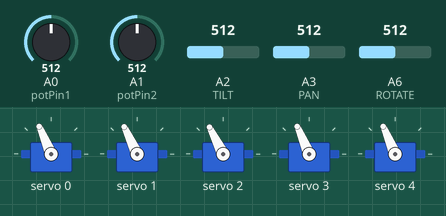
Simulated run of this sketch. Board: Arduino Nano, built with avr-gcc and run on an emulated ATmega328P. Parts: 5 × servo. Inputs (shaded band) come from the test bench; at power-on: A0 (potPin1) = 512, A2 (TILT) = 512, A3 (PAN) = 512, A1 (potPin2) = 512, A6 (ROTATE) = 512.

Above: at 3.7 s.
3.8 s: A0 (potPin1) set to 610
At 4.2 s:
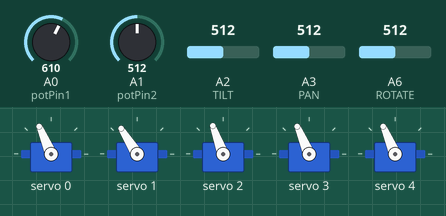
5.4 s: A2 (TILT) set to 610
At 6.7 s:
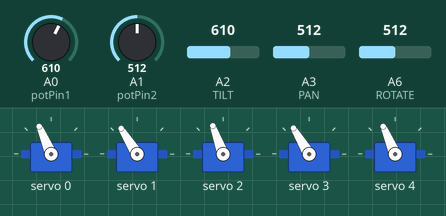
7.0 s: A3 (PAN) set to 610
At 7.9 s:
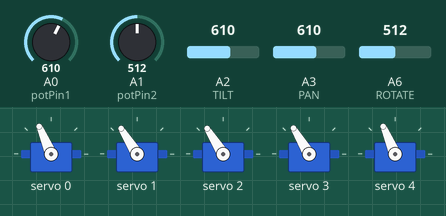
8.5 s: A1 (potPin2) set to 610
At 9.2 s:
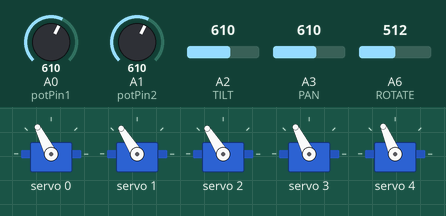
10.1 s: A6 (ROTATE) set to 716
At 10.6 s:
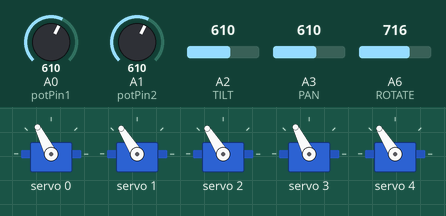
11.7 s: A2 (TILT) set to 590
At 12.8 s:
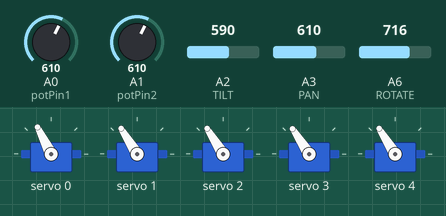
Timing chart, 0 to 14.2 s (numbered marks = the images above; inputs shaded):
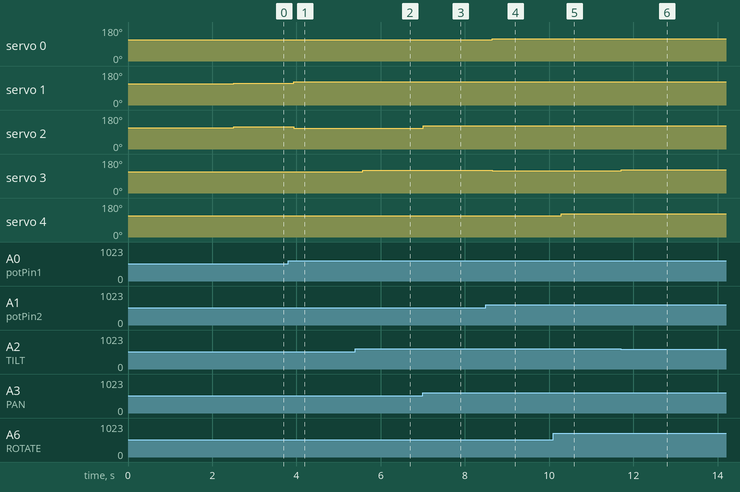

The sketch:

V1_Neck.ino
```cpp
///////////////////////////////////////////////////////////////////////
//Ran on arduino Nano with 1 joystick and 3 potoentiomiters
///////////////////////////////////////////////////////////////////////
#include <Wire.h>
#include <Adafruit_PWMServoDriver.h>

Adafruit_PWMServoDriver pwm = Adafruit_PWMServoDriver();
#define SERVOMINPWM 100  // Minimum pulse length count
#define SERVOMAXPWM 600  // Maximum pulse length count
#define SERVO_FREQ 50 // Analog servos run at ~50 Hz
//#define potPin1 A0
int potPin1 = A0; //Joystick x
int AnglePot1 = 0;
int PrevAnglePot1 = 0;
int DEGPot1 = 0;

int potPin2 = A1; //Joystick y
int AnglePot2 = 0;
int PrevAnglePot2 = 0;
int DEGPot2 = 0;

int TILT = A2;
int TILTRead = 0;
int PrevTILTRead = 0;
int TILTDEG = 0;
int TILTDif = 0;

int PAN = A3;
int PANRead = 0;
int PrevPANRead = 0;
int PANDEG = 0;
int PANDif = 0;
int PrevPANDif = 0;

int ROTATE = A6;
int ROTATERead = 0;
int PrevROTATERead = 0;
int ROTATEDEG = 0;
int ROTATEDif = 0;

int SERVOMINDEG = 0;  // Minimum degree
int SERVOMAXDEG = 180;  // Maximum degree

//servo definitions
int SERVOArrayMINDEG[5] = {70, 65, 40, 55, 70};
int SERVOArrayMAXDEG[5] = {110, 120, 140, 125, 110};


int x = 15; //Sensativity value


int HeadM0 = 90;
double HeadM1 = 90;
double HeadM2 = 90;
int HeadM3 = 90;
int HeadM4 = 90;


//zero motors
void StartingPosition(){
  for (int i = 0; i<=4; i++){
    pwm.setPWM(i, 0, map(90, SERVOMINDEG,SERVOMAXDEG, SERVOMINPWM,SERVOMAXPWM));
    delay(100);
  }
}


void setup() {

  Serial.begin(9600);
  //Set up Servo driver board
  pwm.begin();
  pwm.setPWMFreq(SERVO_FREQ); // Set PWM frequency to 50 Hz
  //pinMode(potPin1, INPUT);

  StartingPosition();

  delay(2000);


}


void loop(){
  //control head forward
  AnglePot1 = analogRead(potPin1);
  PANRead = analogRead(PAN);

  if (AnglePot1 >= (PrevAnglePot1 + x) || AnglePot1 <= (PrevAnglePot1 - x)||PANRead >= (PrevPANRead + x) || PANRead <= (PrevPANRead - x)){

    DEGPot1 = map(AnglePot1, 0, 1023, SERVOArrayMINDEG[1], SERVOArrayMAXDEG[1]);

    HeadM1 = DEGPot1;

    HeadM2 = SERVOArrayMAXDEG[1] - (DEGPot1 - SERVOArrayMINDEG[1]);

    PrevAnglePot1 = AnglePot1;

    if (PANRead >= (PrevPANRead + x) || PANRead <= (PrevPANRead - x)){

      PANDEG = map(PANRead, 0, 1023, SERVOArrayMINDEG[2], SERVOArrayMAXDEG[2]);
      PANDif = PANDEG - 90;
      HeadM2 = HeadM2 + PANDif; //pan
      PrevPANDif = PANDif;
      PrevPANRead = PANRead;

    }else {
      HeadM2 = HeadM2 + PrevPANDif; //pan
    }
  }

//////////////////////////////////////////////////////////////////////////////////////////////

  //side leveling
  //base all angles off the smaller range

  AnglePot2 = analogRead(potPin2);

  if (AnglePot2 >= (PrevAnglePot2 + x) || AnglePot2 <= (PrevAnglePot2 - x)){

    DEGPot2 = map(AnglePot2, 0, 1023, SERVOArrayMINDEG[0], SERVOArrayMAXDEG[0]);

    HeadM0 = DEGPot2;

    HeadM3 = HeadM0;

    PrevAnglePot2 = AnglePot2;
  }
///////////////////////////////////////////////////////////////////////////////////////////////

  //Head tilt side to side
  TILTRead = analogRead(TILT);

  if (TILTRead >= (PrevTILTRead + x) || TILTRead <= (PrevTILTRead - x)){

    TILTDEG = map(TILTRead, 0, 1023, SERVOArrayMINDEG[3], SERVOArrayMAXDEG[3]);
    TILTDif = TILTDEG - 90;
    HeadM3 = HeadM3 + TILTDif; //tilt
    PrevTILTRead = TILTRead;
  }

///////////////////////////////////////////////////////////////////////////////////////////////

  //Looking left and right
  ROTATERead = analogRead(ROTATE);

  if (ROTATERead >= (PrevROTATERead + x) || ROTATERead <= (PrevROTATERead - x)){

    ROTATEDEG = map(ROTATERead, 0, 1023, SERVOArrayMINDEG[4], SERVOArrayMAXDEG[4]);
    HeadM4 = ROTATEDEG;
    PrevROTATERead = ROTATERead;

  }
  //ROTATEDif = ROTATEDEG - 90;


  if (HeadM3 > SERVOArrayMAXDEG[3]){
    HeadM3 = SERVOArrayMAXDEG[3];
  } else if(HeadM3 < SERVOArrayMINDEG[3]){
    HeadM3 = SERVOArrayMINDEG[3];
  }

  if (HeadM2 > SERVOArrayMAXDEG[2]){
    HeadM2 = SERVOArrayMAXDEG[2];
  } else if(HeadM2 < SERVOArrayMINDEG[2]){
    HeadM2 = SERVOArrayMINDEG[2];
  }


///////////////////////////////////////////////////////////
  //Move motors

  pwm.setPWM(0, 0, map(HeadM0,SERVOMINDEG,SERVOMAXDEG, SERVOMINPWM,SERVOMAXPWM));
  pwm.setPWM(1, 0, map(HeadM1,SERVOMINDEG,SERVOMAXDEG, SERVOMINPWM,SERVOMAXPWM));
  pwm.setPWM(2, 0, map(HeadM2,SERVOMINDEG,SERVOMAXDEG, SERVOMINPWM,SERVOMAXPWM));
  pwm.setPWM(3, 0, map(HeadM3,SERVOMINDEG,SERVOMAXDEG, SERVOMINPWM,SERVOMAXPWM));
  pwm.setPWM(4, 0, map(HeadM4,SERVOMINDEG,SERVOMAXDEG, SERVOMINPWM,SERVOMAXPWM));
  delay(200);
}
```

Measured:
- after the input at 3.8 s, servo 1: 115° → 122° after 0.14 s; servo 2: 117° → 110° after 0.14 s
- after the input at 5.4 s, servo 3: 113° → 121° after 0.18 s
- after the input at 7.0 s, servo 2: 110° → 122° at once
- after the input at 8.5 s, servo 0: 113° → 117° after 0.15 s; servo 3: 121° → 117° after 0.15 s
- after the input at 10.1 s, servo 4: 113° → 122° after 0.18 s
- after the input at 11.7 s, servo 3: 117° → 123° at once
